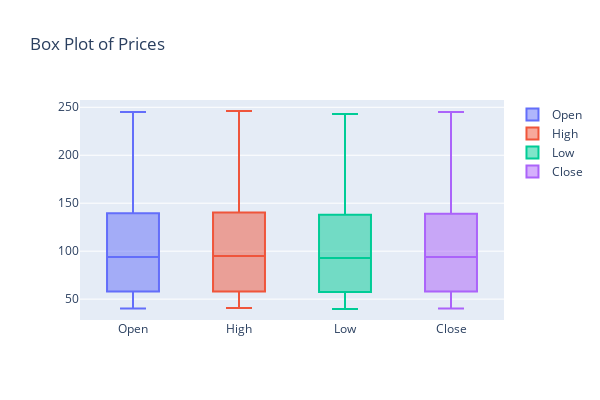

Notebook code cell kept with this figure:
### Code cell
# Box plot for the distribution of 'Close' price
fig = go.Figure()

for feature in ['Open', 'High', 'Low', 'Close']:
    fig.add_trace(go.Box(y=df[feature], name=feature))

fig.update_layout(
    autosize=False,
    width=600,
    height=400,
    title_text="Box Plot of Prices"
)
fig.show()

# Convert the Plotly figure to a Panel object
box_plot_pane = pn.pane.Plotly(fig)

### Figure 1 — Plotly figure (JSON) as saved in the notebook; plotly's stock layout.template omitted (floating-point values rounded to 4 significant figures; data arrays with more than 128 entries replaced by an {"elided": "..."} marker saying what was removed)
{"data": [{"name": "Open", "type": "box", "y": {"elided": "1511 float values"}}, {"name": "High", "type": "box", "y": {"elided": "1511 float values"}}, {"name": "Low", "type": "box", "y": {"elided": "1511 float values"}}, {"name": "Close", "type": "box", "y": {"elided": "1511 float values"}}], "layout": {"autosize": false, "height": 400, "title": {"text": "Box Plot of Prices"}, "width": 600}}
